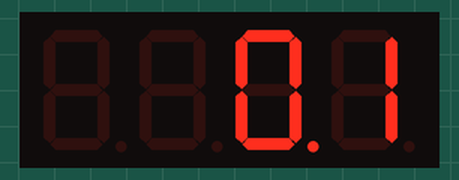
Simulated run of this sketch. Board: Arduino Mega 2560, built with avr-gcc and run on an emulated ATmega2560. Shown: 4-digit seven-segment display.

Above: at 0.15 s.
At 5.05 s:
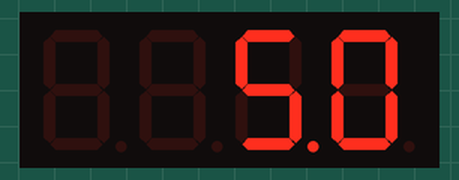
At 10.05 s:
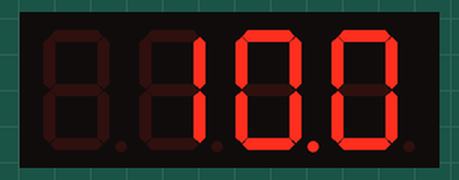
At 20.05 s:
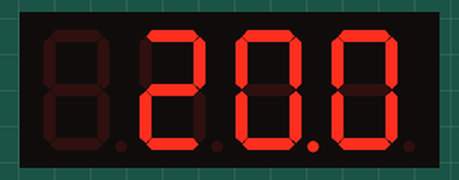
At 30.05 s:
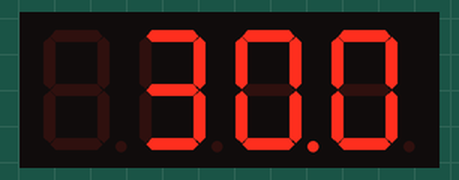
At 39.95 s:
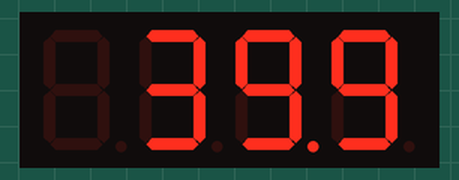

The sketch:

task3_7_seg_display.ino
```cpp
#include "SevSeg.h" //(Copyright 2020 Dean Reading)
SevSeg sevseg; //Instantiate a seven segment controller object

/*******************  Prototypes for Part 3 functions  ********************/
void task3();                       // Counts-up for each decisecond on a 4-digit 7-segment display

void setup() {
  // Setup 7-segment
  byte numDigits = 4;
  byte digitPins[] = {22, 23, 24, 25};
  byte segmentPins[] = {26, 27, 28, 29, 30, 31, 32, 33};
  bool resistorsOnSegments = false; // 'false' means resistors are on digit pins
  byte hardwareConfig = COMMON_CATHODE; // See README.md for options
  bool updateWithDelays = false; // Default 'false' is Recommended
  bool leadingZeros = false; // Use 'true' if you'd like to keep the leading zeros
  bool disableDecPoint = false; // Use 'true' if your decimal point doesn't exist or isn't connected

  sevseg.begin(hardwareConfig, numDigits, digitPins, segmentPins, resistorsOnSegments,
  updateWithDelays, leadingZeros, disableDecPoint);
  sevseg.setBrightness(90);
}

void loop() {
  task3();
}

void task3() {
  static unsigned long timer = millis();
  static int deciSeconds = 0;

  if (millis() - timer >= 100) {
    timer += 100;
    deciSeconds++; // 100 milliSeconds is equal to 1 deciSecond

    if (deciSeconds == 10000) { // Reset to 0 after counting for 1000 seconds.
      deciSeconds=0;
    }
    sevseg.setNumber(deciSeconds, 1);
  }

  sevseg.refreshDisplay(); // Must run repeatedly

}
```
